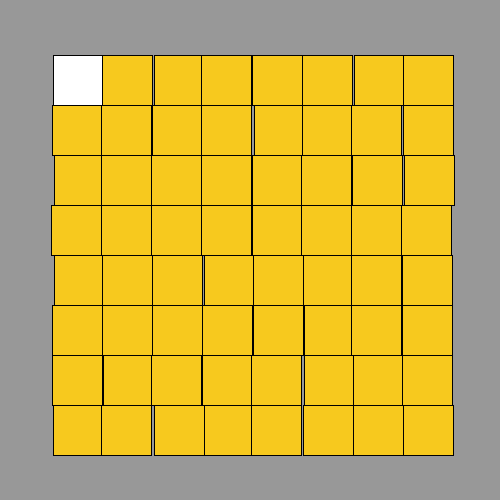
Frame 1 (no input)
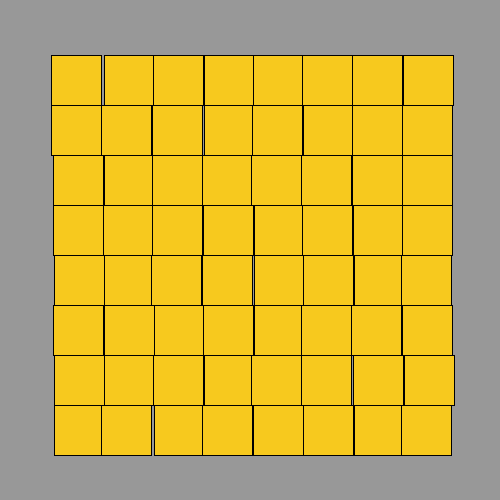
Frame 60 (the mouse pressed at the canvas centre just before this capture)
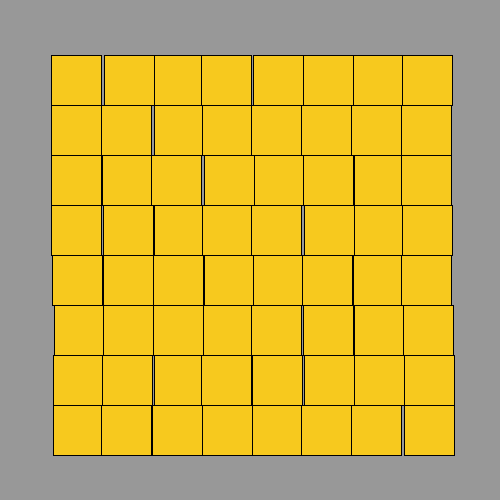
Frame 120 (the mouse held since frame 60 and released just before this capture)

The Processing sketch that drew these frames (run headless with seeded random() and noise(); from frame 60 on, the mouse is pressed at the canvas centre):

// Processing sketch: Firkantkunst
// ── Firkantkunst.pde
void setup() {
  size(500, 500);
}

void draw() {
  frameRate(60);
  background(152, 152, 152);
  flotteFirkanter(int(random(1, 5)), 5);
  flotteFirkanter(int(random(1, 5)), 55);
  flotteFirkanter(int(random(1, 5)), 105);
  flotteFirkanter(int(random(1, 5)), 155);
  flotteFirkanter(int(random(1, 5)), 205);
  flotteFirkanter(int(random(1, 5)), 255);
  flotteFirkanter(int(random(1, 5)), 305);
  flotteFirkanter(int(random(1, 5)), 355);

  flotteFirkanter2(int(random(1, 5)), 5);
  flotteFirkanter2(int(random(1, 5)), 55);
  flotteFirkanter2(int(random(1, 5)), 105);
  flotteFirkanter2(int(random(1, 5)), 155);
  flotteFirkanter2(int(random(1, 5)), 205);
  flotteFirkanter2(int(random(1, 5)), 255);
  flotteFirkanter2(int(random(1, 5)), 305);
  flotteFirkanter2(int(random(1, 5)), 355);

  flotteFirkanter3(int(random(1, 5)), 5);
  flotteFirkanter3(int(random(1, 5)), 55);
  flotteFirkanter3(int(random(1, 5)), 105);
  flotteFirkanter3(int(random(1, 5)), 155);
  flotteFirkanter3(int(random(1, 5)), 205);
  flotteFirkanter3(int(random(1, 5)), 255);
  flotteFirkanter3(int(random(1, 5)), 305);
  flotteFirkanter3(int(random(1, 5)), 355);

  flotteFirkanter4(int(random(1, 5)), 5);
  flotteFirkanter4(int(random(1, 5)), 55);
  flotteFirkanter4(int(random(1, 5)), 105);
  flotteFirkanter4(int(random(1, 5)), 155);
  flotteFirkanter4(int(random(1, 5)), 205);
  flotteFirkanter4(int(random(1, 5)), 255);
  flotteFirkanter4(int(random(1, 5)), 305);
  flotteFirkanter4(int(random(1, 5)), 355);

  flotteFirkanter5(int(random(1, 5)), 5);
  flotteFirkanter5(int(random(1, 5)), 55);
  flotteFirkanter5(int(random(1, 5)), 105);
  flotteFirkanter5(int(random(1, 5)), 155);
  flotteFirkanter5(int(random(1, 5)), 205);
  flotteFirkanter5(int(random(1, 5)), 255);
  flotteFirkanter5(int(random(1, 5)), 305);
  flotteFirkanter5(int(random(1, 5)), 355);

  flotteFirkanter6(int(random(1, 5)), 5);
  flotteFirkanter6(int(random(1, 5)), 55);
  flotteFirkanter6(int(random(1, 5)), 105);
  flotteFirkanter6(int(random(1, 5)), 155);
  flotteFirkanter6(int(random(1, 5)), 205);
  flotteFirkanter6(int(random(1, 5)), 255);
  flotteFirkanter6(int(random(1, 5)), 305);
  flotteFirkanter6(int(random(1, 5)), 355);

  flotteFirkanter7(int(random(1, 5)), 5);
  flotteFirkanter7(int(random(1, 5)), 55);
  flotteFirkanter7(int(random(1, 5)), 105);
  flotteFirkanter7(int(random(1, 5)), 155);
  flotteFirkanter7(int(random(1, 5)), 205);
  flotteFirkanter7(int(random(1, 5)), 255);
  flotteFirkanter7(int(random(1, 5)), 305);
  flotteFirkanter7(int(random(1, 5)), 355);

  flotteFirkanter8(int(random(1, 5)), 5);
  flotteFirkanter8(int(random(1, 5)), 55);
  flotteFirkanter8(int(random(1, 5)), 105);
  flotteFirkanter8(int(random(1, 5)), 155);
  flotteFirkanter8(int(random(1, 5)), 205);
  flotteFirkanter8(int(random(1, 5)), 255);
  flotteFirkanter8(int(random(1, 5)), 305);
  flotteFirkanter8(int(random(1, 5)), 355);
}

void flotteFirkanter(int x, int y) {
  rect(50 + x, 50 + y, 50, 50);
  fill(247, 201, 30);
}

void flotteFirkanter2(int x, int y) {
  rect(100 + x, 50 + y, 50, 50);
}

void flotteFirkanter3(int x, int y) {
  rect(150 + x, 50 + y, 50, 50);
}

void flotteFirkanter4(int x, int y) {
  rect(200 + x, 50 + y, 50, 50);
}

void flotteFirkanter5(int x, int y) {
  rect(250 + x, 50 + y, 50, 50);
}

void flotteFirkanter6(int x, int y) {
  rect(300 + x, 50 + y, 50, 50);
}

void flotteFirkanter7(int x, int y) {
  rect(350 + x, 50 + y, 50, 50);
}

void flotteFirkanter8(int x, int y) {
  rect(400 + x, 50 + y, 50, 50);
}
